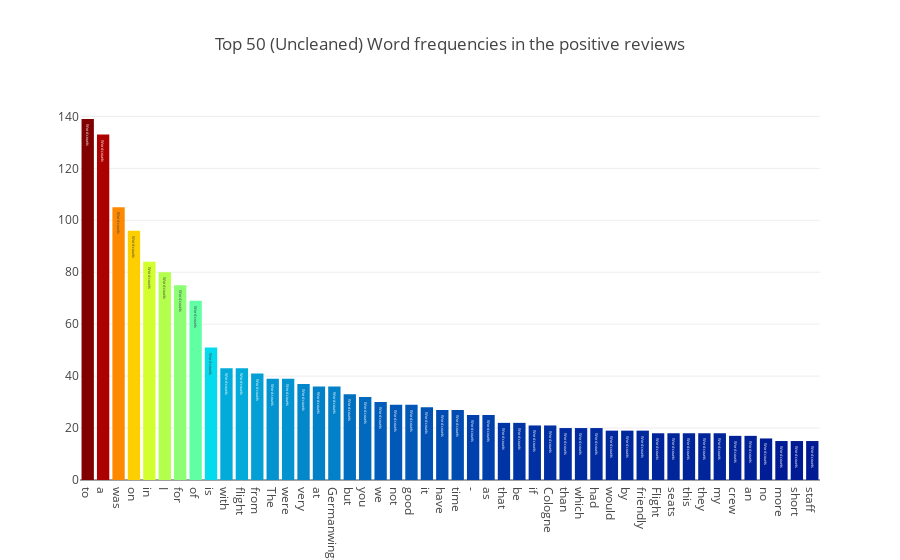

Notebook code cell kept with this figure:
### Markdown cell above
- Show top 50 word frequencies of positive reviews, i.e., recommended.

### Code cell
all_words = df_review[df_review['Recommended']=="yes"]["Review"].str.split(expand=True).unstack().value_counts()
data = [go.Bar(
            x = all_words.index.values[2:50],
            y = all_words.values[2:50],
            marker= dict(colorscale='Jet',
                         color = all_words.values[2:100]
                        ),
            text='Word counts'
    )]

layout = go.Layout(
    title='Top 50 (Uncleaned) Word frequencies in the positive reviews'
)

fig = go.Figure(data=data, layout=layout)

py.iplot(fig, filename='basic-bar')

### Figure 1 — Plotly figure (JSON) as saved in the notebook; plotly's stock layout.template omitted (floating-point values rounded to 4 significant figures)
{"data": [{"marker": {"color": [139, 133, 105, 96, 84, 80, 75, 69, 51, 43, 43, 41, 39, 39, 37, 36, 36, 33, 32, 30, 29, 29, 28, 27, 27, 25, 25, 22, 22, 21, 21, 20, 20, 20, 19, 19, 19, 18, 18, 18, 18, 18, 17, 17, 16, 15, 15, 15, 14, 14, 14, 14, 14, 13, 13, 12, 12, 12, 12, 12, 12, 12, 12, 12, 11, 11, 11, 11, 11, 11, 11, 10, 10, 10, 10, 10, 10, 10, 10, 10, 10, 9, 9, 9, 9, 9, 9, 9, 9, 9, 9, 9, 9, 9, 9, 9, 8, 8], "colorscale": "Jet"}, "text": "Word counts", "type": "bar", "uid": "9659611d-cea2-45b7-9558-8422f21857fd", "x": ["to", "a", "was", "on", "in", "I", "for", "of", "is", "with", "flight", "from", "The", "were", "very", "at", "Germanwings", "but", "you", "we", "not", "good", "it", "have", "time", "-", "as", "that", "be", "if", "Cologne", "than", "which", "had", "would", "by", "friendly", "Flight", "seats", "this", "they", "my", "crew", "an", "no", "more", "short", "staff"], "y": [139, 133, 105, 96, 84, 80, 75, 69, 51, 43, 43, 41, 39, 39, 37, 36, 36, 33, 32, 30, 29, 29, 28, 27, 27, 25, 25, 22, 22, 21, 21, 20, 20, 20, 19, 19, 19, 18, 18, 18, 18, 18, 17, 17, 16, 15, 15, 15]}], "layout": {"title": {"text": "Top 50 (Uncleaned) Word frequencies in the positive reviews"}}}
